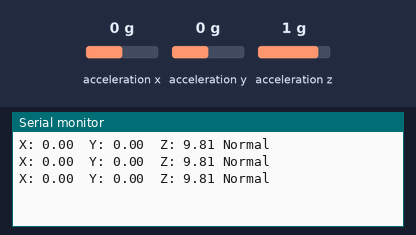
Bench run of a sketch on a simulated ESP8266 (NodeMCU). On the bench: the last lines printed to the serial monitor. The test bench sets the inputs (shaded band); at power-on: acceleration x 0 g, acceleration y 0 g, acceleration z 1 g.

Above: at 1.3 s.
1.4 s: acceleration x set to -1.4 g
At 1.9 s:
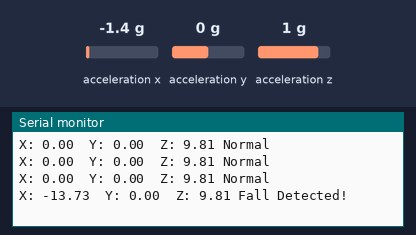
3.5 s: acceleration y set to -1.4 g
At 3.9 s:
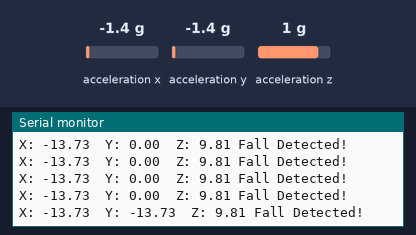
5.0 s: acceleration z set to -1.4 g
At 5.4 s:
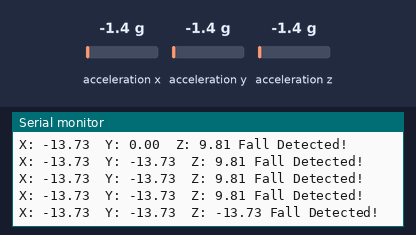

The sketch:

Accelerometer-fall-detection01.ino
```cpp
#include <Wire.h>
#include <Adafruit_Sensor.h>
#include <Adafruit_ADXL345_U.h>

// Define pins
#define SDAPin D2
#define SCLPin D1

Adafruit_ADXL345_Unified accel = Adafruit_ADXL345_Unified();

void setup() {
  Serial.begin(9600);

  // Initialize pins
  Wire.begin(SDAPin, SCLPin);

  if (!accel.begin()) {
    Serial.println("ADXL345 not detected");
    while (1);
  }

  // Set range
  accel.setRange(ADXL345_RANGE_16_G);
}

void loop() {
  sensors_event_t event;
  accel.getEvent(&event);

  float x = event.acceleration.x;
  float y = event.acceleration.y;
  float z = event.acceleration.z;

  // Print acceleration data
  Serial.print("X: "); Serial.print(x);
  Serial.print("  Y: "); Serial.print(y);
  Serial.print("  Z: "); Serial.print(z);

  // fall detection on X-axis
  if (x > 6.00 || x < -6.00) {
    Serial.println(" Fall Detected!");
  } else if (y > 6.00 || y < -6.00) {
    Serial.println(" Fall Detected!");
  } else if (z < 0) {
    Serial.println(" Fall Detected!");
  } else {
    Serial.println(" Normal");
  }

  delay(500);
}
```

Measured:
- after the input at 1.4 s, the serial monitor: prints a new line after 0.11 s (image 1)
- after the input at 3.5 s, the serial monitor: prints a new line at once (image 2)
- after the input at 5.0 s, the serial monitor: prints a new line at once (image 3)
